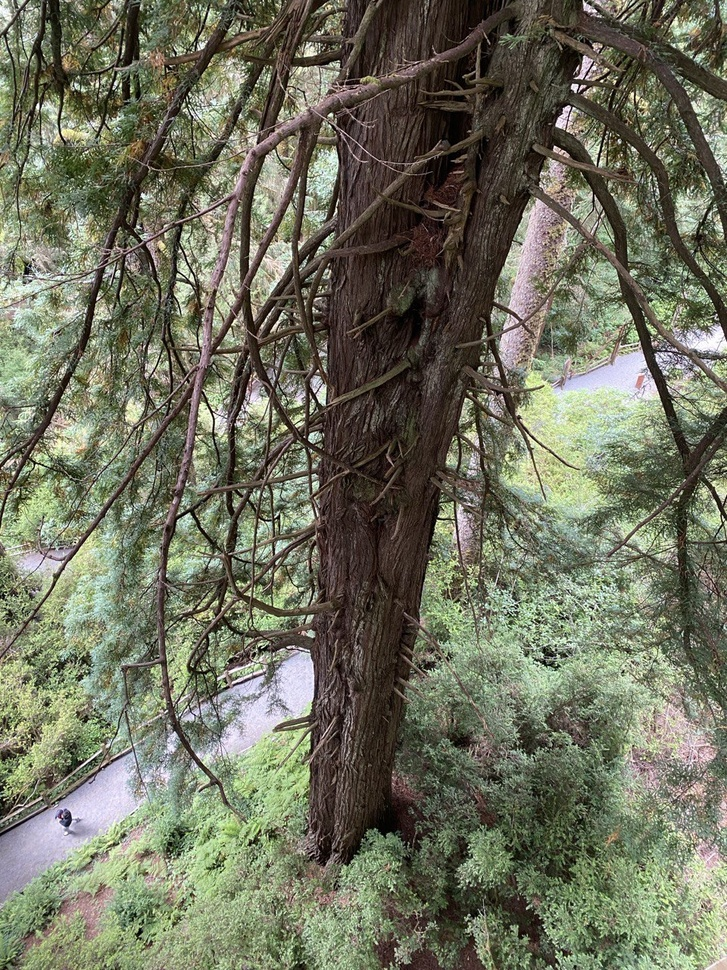
#> input picture Assignment-2/dataset/img1.jpg, 727 x 970 px, shrunk from 960 x 1280 before the run, found by its file name
$ jupyter execute colourEnhancement.ipynb
#> lines starting #> are read from the running program, lines starting #| are printed output that depends on the picture; after the words box and inside, x2 and y2 are one past the last pixel; in counts of white or black regions, pixels touching at a corner belong together
[cell 1]
import cv2
import numpy as np
import matplotlib.pyplot as plt

[cell 2]
def enhance_and_compare_image(image_path):

#> called with image_path = 'C:/aravindsir/ass-2/dataset/img1.jpg'
    image = cv2.imread(image_path)
#> image is the input picture: shape (970, 727, 3); mean B, G, R 93.9, 113, 111
    image_rgb = cv2.cvtColor(image, cv2.COLOR_BGR2RGB)


    green_channel = image_rgb[:, :, 1]
    red_channel = image_rgb[:, :, 0]
    blue_channel = image_rgb[:, :, 2]


    mask = (green_channel > red_channel) & (green_channel > blue_channel)
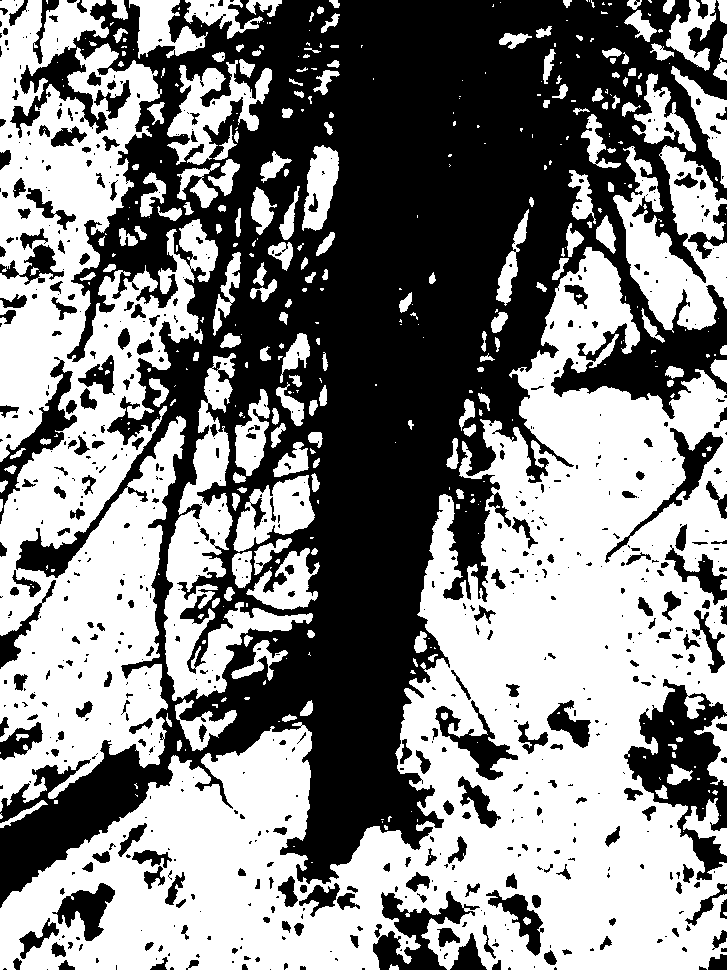
#> mask: shape (970, 727) bool; 52.2% white; 751 black regions (477 under 20 px), largest, box (x1, y1, x2, y2) and area: (0, 0, 727, 908) 282813, (624, 679, 727, 880) 8659, (373, 891, 480, 970) 3319


    image_hsv = cv2.cvtColor(image_rgb, cv2.COLOR_RGB2HSV)
#> image_hsv: shape (970, 727, 3); mean H, S, V 37, 68.8, 117.8


    hue, saturation, value = cv2.split(image_hsv)

    #
    saturation[mask] = np.clip(saturation[mask] * 2.5, 0, 255)  # Increase saturation


    enhanced_image_hsv = cv2.merge([hue, saturation, value])
#> enhanced_image_hsv: shape (970, 727, 3); mean H, S, V 37, 111.8, 117.8
    enhanced_image_rgb = cv2.cvtColor(enhanced_image_hsv, cv2.COLOR_HSV2RGB)


    plt.figure(figsize=(15, 7))

    plt.subplot(1, 2, 1)
    plt.title('Original Image')
    plt.imshow(image_rgb)
    plt.axis('off')

    plt.subplot(1, 2, 2)
    plt.title('Enhanced Image')
    plt.imshow(enhanced_image_rgb)
    plt.axis('off')

    plt.show()

[cell 3]
enhance_and_compare_image('C:/aravindsir/ass-2/dataset/img1.jpg')

[cell 4]
enhance_and_compare_image('C:/aravindsir/ass-2/dataset/img2.jpg')
#> call 2 of enhance_and_compare_image, with image_path = 'C:/aravindsir/ass-2/dataset/img2.jpg'
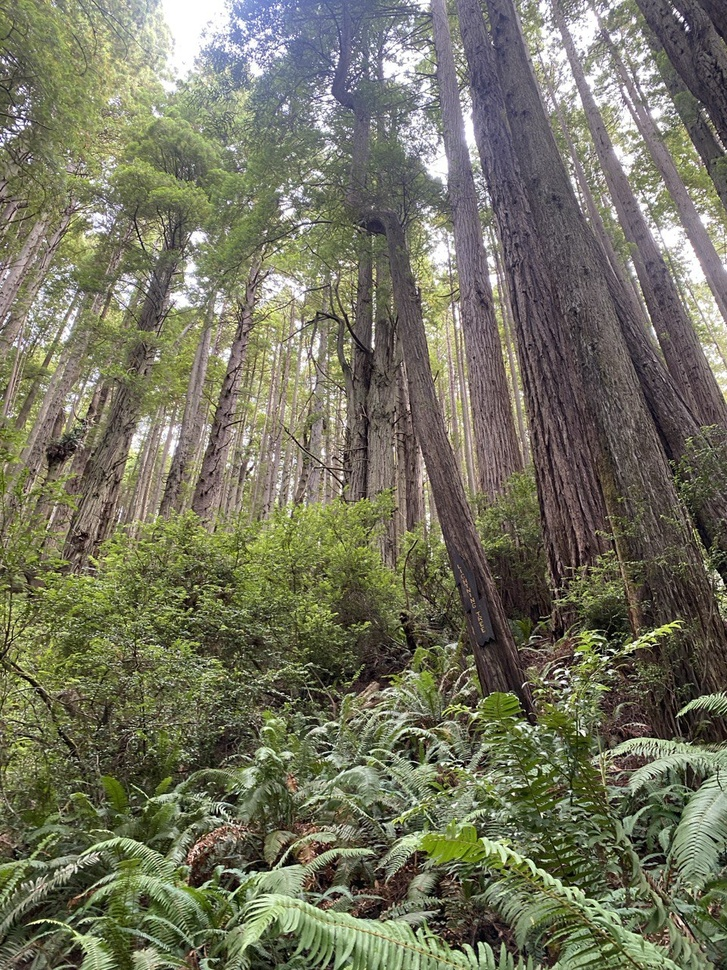
#> input picture Assignment-2/dataset/img2.jpg, 727 x 970 px, shrunk from 960 x 1280 before the run, found by its file name
#> in enhance_and_compare_image, image is the input picture: shape (970, 727, 3); mean B, G, R 95.2, 115, 114.8
#> in enhance_and_compare_image (call 2), `mask = (green_channel > red_channel) & (green_channel > blue_channel)`: mask: shape (970, 727) bool; 43.7% white; 766 white regions (512 under 20 px), largest, box (x1, y1, x2, y2) and area: (0, 488, 727, 970) 203506, (0, 0, 390, 312) 52475, (26, 290, 214, 425) 6635
#> in enhance_and_compare_image (call 2), `image_hsv = cv2.cvtColor(image_rgb, cv2.COLOR_RGB2HSV)`: image_hsv: shape (970, 727, 3); mean H, S, V 50.3, 67.2, 120.1
#> in enhance_and_compare_image (call 2), `hue, saturation, value = cv2.split(image_hsv)`:
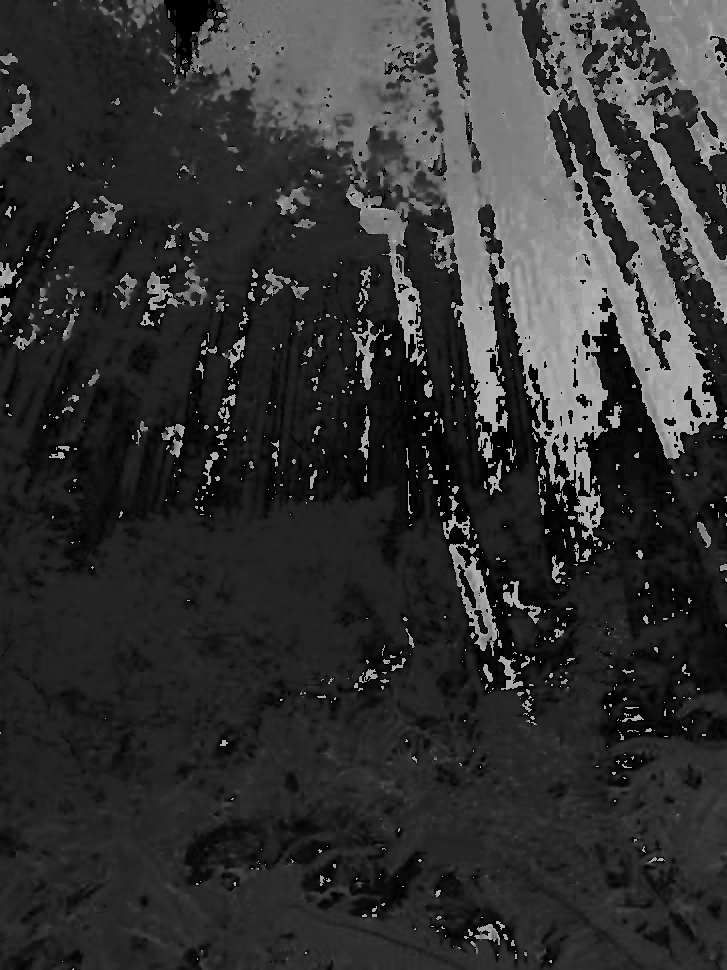
#> hue: shape (970, 727); min 0, max 179, mean 50.3
#> in enhance_and_compare_image (call 2), `hue, saturation, value = cv2.split(image_hsv)`:
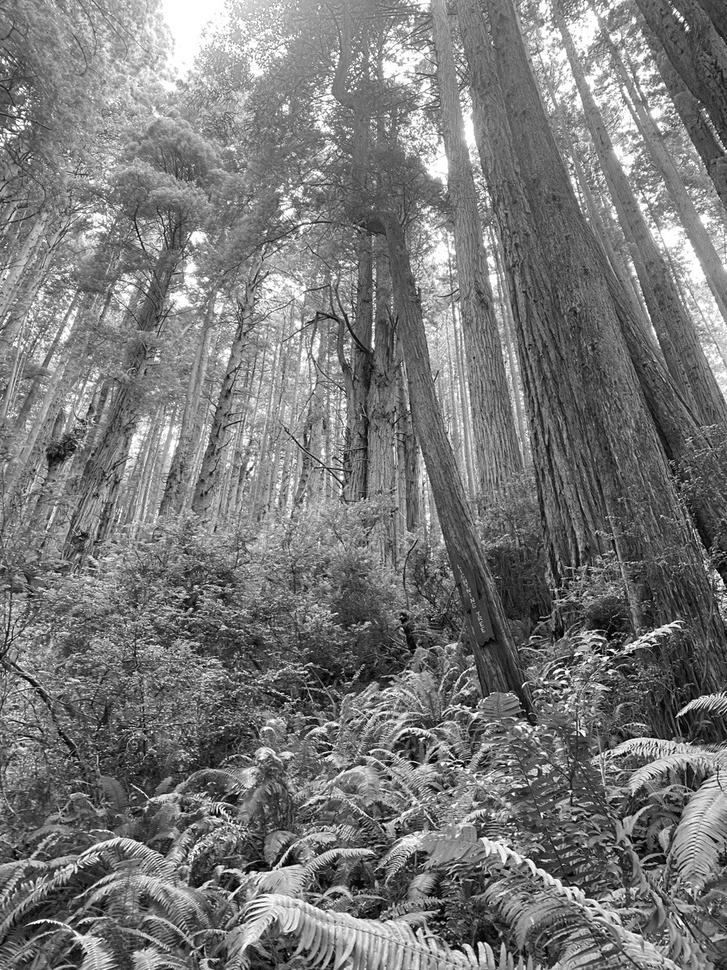
#> value: shape (970, 727); min 0, max 255, mean 120.1
#> in enhance_and_compare_image (call 2), `saturation[mask] = np.clip(saturation[mask] * 2.5, 0, 255)`:
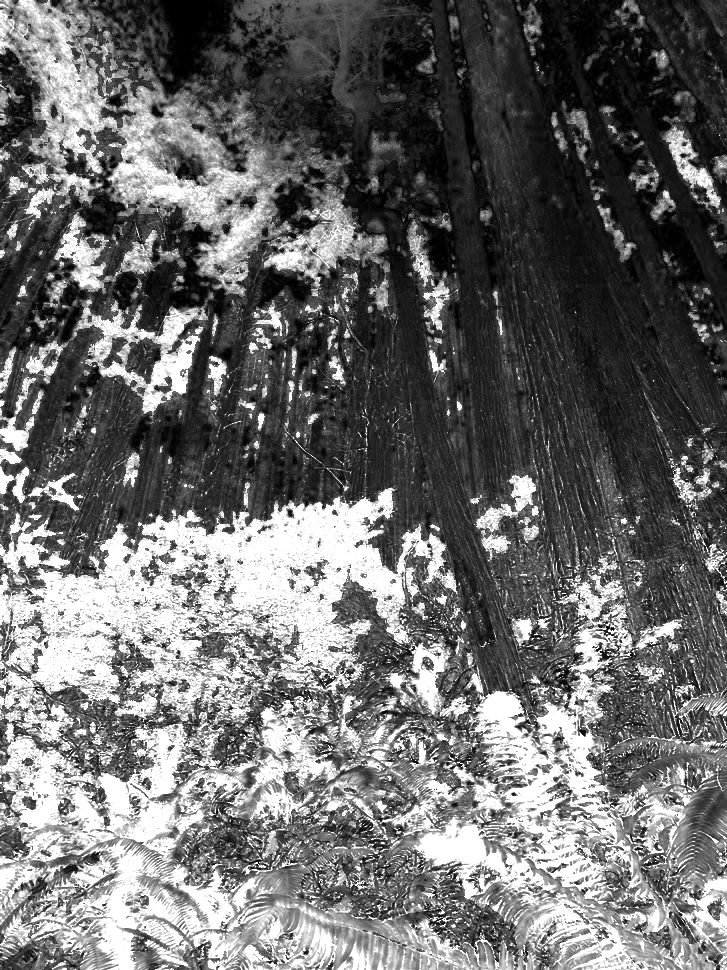
#> saturation: shape (970, 727); min 0, max 255, mean 108.7
#> in enhance_and_compare_image (call 2), `enhanced_image_hsv = cv2.merge([hue, saturation, value])`: enhanced_image_hsv: shape (970, 727, 3); mean H, S, V 50.3, 108.7, 120.1
#> in enhance_and_compare_image (call 2), `enhanced_image_rgb = cv2.cvtColor(enhanced_image_hsv, cv2.COLOR_HSV2RGB)`:
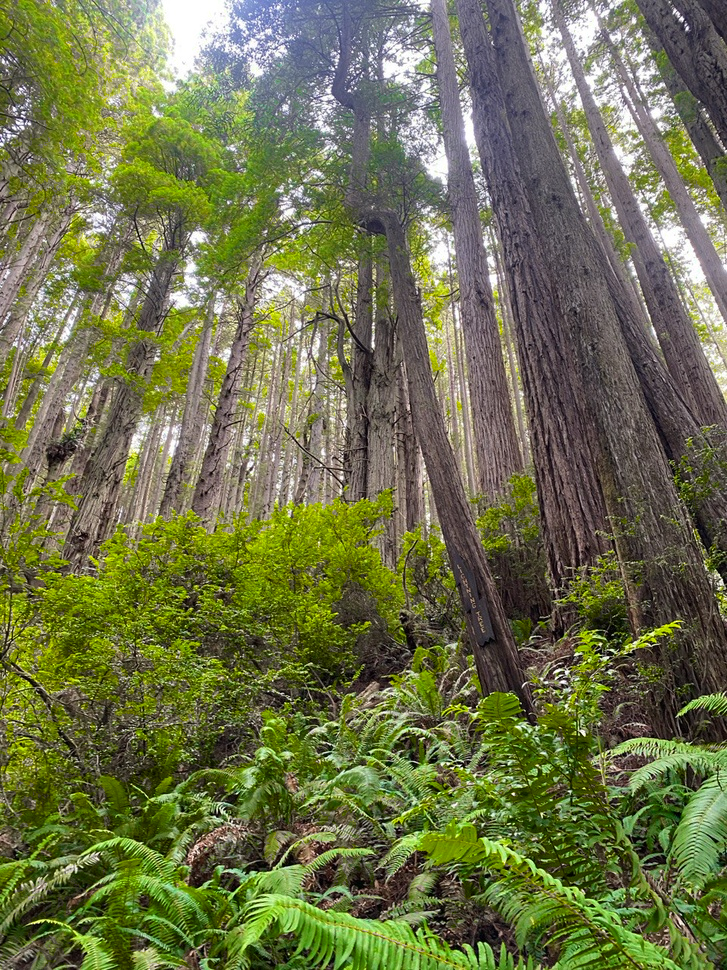
#> enhanced_image_rgb: shape (970, 727, 3); mean R, G, B 109.6, 114.7, 75.1
